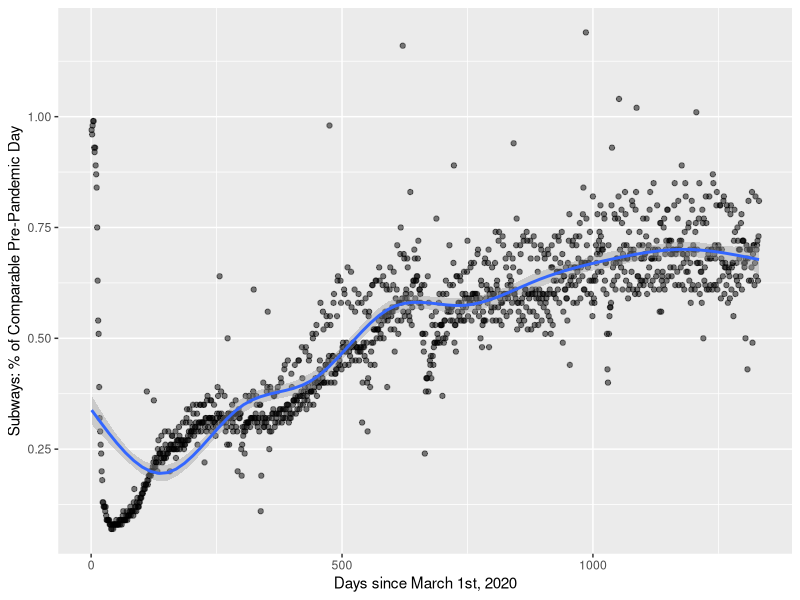

The R script that drew this image:
## ---- chunk 1
options(width = 100)
library(tidyverse)
## ---- chunk 2
ridership <- read_csv("data/ridership.csv")

ridership_plot <- ridership |>
  mutate(
    Days = row_number()
  ) |>
  slice(1:1331) |>
  ggplot(aes(x = Days, y = `Subways: % of Comparable Pre-Pandemic Day`)) +
  geom_point(alpha = 0.5) +
  geom_smooth() +
  labs(
    x = "Days since March 1st, 2020",
    y = "Subways: % of Comparable Pre-Pandemic Day"
  )
ridership_plot
